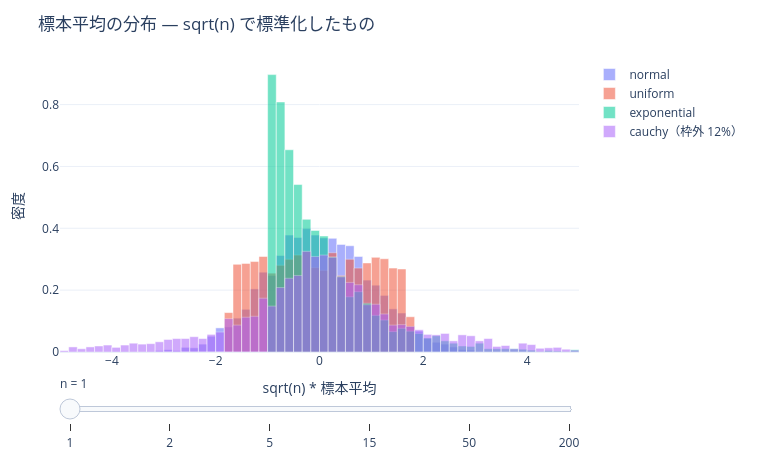

Notebook source saved alongside this figure:
### Markdown cell above
## 2. 中心極限定理 — どうぶれるか

$E[X_i] = \mu$、$\mathrm{Var}(X_i) = \sigma^2 < \infty$ のとき

$$
\sqrt{n}\,\frac{\bar X_n - \mu}{\sigma} \;\xrightarrow{d}\; N(0, 1)
$$

読み方は「$\bar X_n$ のゆらぎは $1/\sqrt{n}$ の速さで縮み、
$\sqrt{n}$ 倍に拡大して見ると、その形は正規分布に近づく」である。

驚くべきは **元の分布が何であっても** 同じ形に行き着くこと。
ただし条件がある。$\sigma^2 < \infty$ である。

4 つの分布で比べよう。正規・一様・指数は平均 0・分散 1 に揃えてあるので、
収束の速さの違いは **分布の形(歪度)だけ** による。
コーシーは分散が存在しないので揃えようがない。

### Code cell
plotting.clt_convergence(
    ["normal", "uniform", "exponential", "cauchy"],
    ns=[1, 2, 5, 15, 50, 200],
    n_reps=4000,
)
